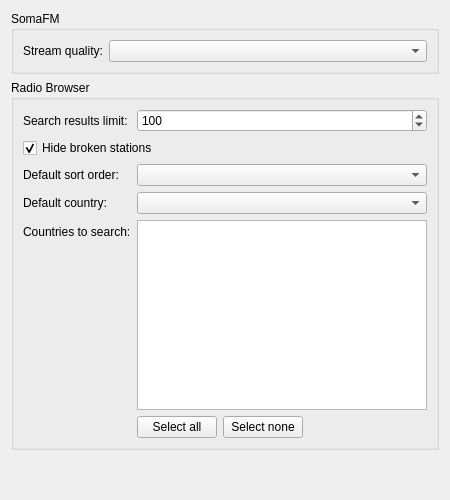
<?xml version="1.0" encoding="UTF-8"?>
<ui version="4.0">
 <class>RadioSettingsPage</class>
 <widget class="QWidget" name="RadioSettingsPage">
  <property name="geometry">
   <rect>
    <x>0</x>
    <y>0</y>
    <width>450</width>
    <height>500</height>
   </rect>
  </property>
  <property name="windowTitle">
   <string>Radios</string>
  </property>
  <layout class="QVBoxLayout" name="layout_radiosettingspage">
   <item>
    <widget class="QGroupBox" name="group_somafm">
     <property name="title">
      <string>SomaFM</string>
     </property>
     <layout class="QFormLayout" name="layout_somafm">
      <item row="0" column="0">
       <widget class="QLabel" name="label_somafm_quality">
        <property name="text">
         <string>Stream quality:</string>
        </property>
       </widget>
      </item>
      <item row="0" column="1">
       <widget class="QComboBox" name="combo_somafm_quality"/>
      </item>
     </layout>
    </widget>
   </item>
   <item>
    <widget class="QGroupBox" name="group_radiobrowser">
     <property name="title">
      <string>Radio Browser</string>
     </property>
     <layout class="QFormLayout" name="layout_radiobrowser">
      <item row="0" column="0">
       <widget class="QLabel" name="label_search_limit">
        <property name="text">
         <string>Search results limit:</string>
        </property>
       </widget>
      </item>
      <item row="0" column="1">
       <widget class="QSpinBox" name="spin_search_limit">
        <property name="minimum">
         <number>10</number>
        </property>
        <property name="maximum">
         <number>500</number>
        </property>
        <property name="singleStep">
         <number>10</number>
        </property>
        <property name="value">
         <number>100</number>
        </property>
       </widget>
      </item>
      <item row="1" column="0" colspan="2">
       <widget class="QCheckBox" name="check_hide_broken">
        <property name="text">
         <string>Hide broken stations</string>
        </property>
        <property name="checked">
         <bool>true</bool>
        </property>
       </widget>
      </item>
      <item row="2" column="0">
       <widget class="QLabel" name="label_default_sort">
        <property name="text">
         <string>Default sort order:</string>
        </property>
       </widget>
      </item>
      <item row="2" column="1">
       <widget class="QComboBox" name="combo_default_sort"/>
      </item>
      <item row="3" column="0">
       <widget class="QLabel" name="label_default_country">
        <property name="text">
         <string>Default country:</string>
        </property>
       </widget>
      </item>
      <item row="3" column="1">
       <widget class="QComboBox" name="combo_default_country"/>
      </item>
      <item row="4" column="0">
       <widget class="QLabel" name="label_enabled_countries">
        <property name="text">
         <string>Countries to search:</string>
        </property>
        <property name="toolTip">
         <string>Limits radio search and stream repair to these countries. Leave everything unchecked to search everywhere.</string>
        </property>
       </widget>
      </item>
      <item row="4" column="1">
       <widget class="QWidget" name="widget_enabled_countries" native="true">
        <layout class="QVBoxLayout" name="layout_enabled_countries">
         <property name="leftMargin">
          <number>0</number>
         </property>
         <property name="topMargin">
          <number>0</number>
         </property>
         <property name="rightMargin">
          <number>0</number>
         </property>
         <property name="bottomMargin">
          <number>0</number>
         </property>
         <item>
          <widget class="QListWidget" name="list_enabled_countries">
           <property name="selectionMode">
            <enum>QAbstractItemView::NoSelection</enum>
           </property>
           <property name="uniformItemSizes">
            <bool>true</bool>
           </property>
           <property name="maximumHeight">
            <number>240</number>
           </property>
           <property name="toolTip">
            <string>Checked countries are the only ones searched and repaired. With none checked, every country is searched.</string>
           </property>
          </widget>
         </item>
         <item>
          <layout class="QHBoxLayout" name="layout_country_buttons">
           <item>
            <widget class="QPushButton" name="button_select_countries">
             <property name="text">
              <string>Select all</string>
             </property>
            </widget>
           </item>
           <item>
            <widget class="QPushButton" name="button_select_none">
             <property name="text">
              <string>Select none</string>
             </property>
            </widget>
           </item>
           <item>
            <spacer name="spacer_countries">
             <property name="orientation">
              <enum>Qt::Horizontal</enum>
             </property>
             <property name="sizeHint" stdset="0">
              <size>
               <width>40</width>
               <height>20</height>
              </size>
             </property>
            </spacer>
           </item>
          </layout>
         </item>
        </layout>
       </widget>
      </item>
     </layout>
    </widget>
   </item>
   <item>
    <spacer name="spacer">
     <property name="orientation">
      <enum>Qt::Vertical</enum>
     </property>
     <property name="sizeHint" stdset="0">
      <size>
       <width>20</width>
       <height>40</height>
      </size>
     </property>
    </spacer>
   </item>
  </layout>
 </widget>
 <resources/>
 <connections/>
</ui>
